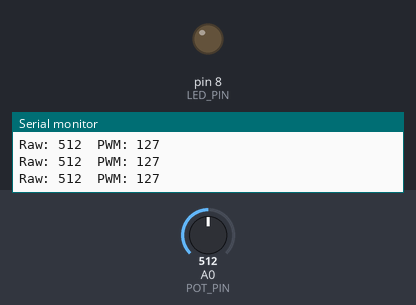
A sketch run on a simulated Arduino Uno, built with avr-gcc and run on an emulated ATmega328P. On the bench: output pins drawn as LEDs (lit = HIGH), the last lines printed to the serial monitor. Inputs (shaded band) come from the test bench; at power-on: A0 (POT_PIN) = 512.

Above: at 1.2 s.
1.3 s: A0 (POT_PIN) set to 526
At 2.3 s:
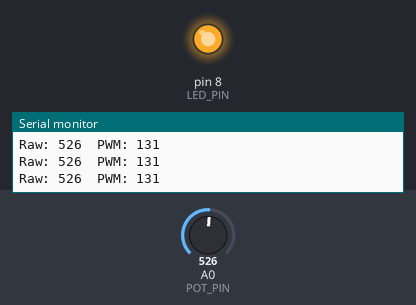
2.8 s: A0 (POT_PIN) set to 511
At 3.5 s:
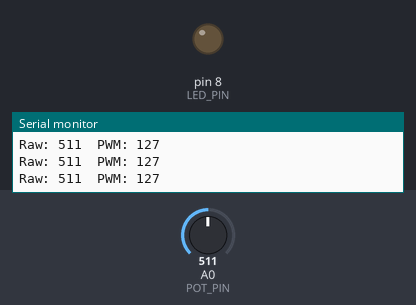
4.3 s: A0 (POT_PIN) set to 716
At 4.6 s:
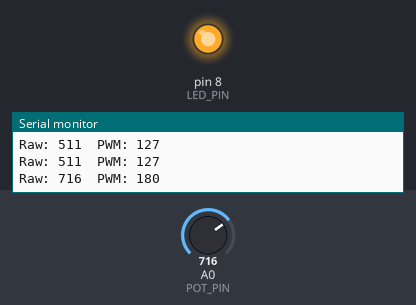
Timing chart, 0 to 7.3 s (numbered marks = the images above; inputs shaded):
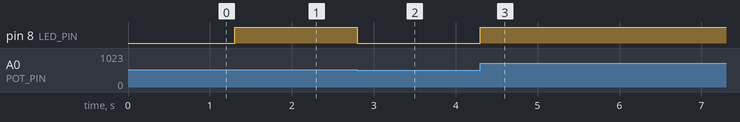

Measured:
- the behaviour switches between 512 and 513 on A0 (POT_PIN) (found by bisection; images 0 and 1)
- after the input at 1.3 s, pin 8 (LED_PIN): LOW → HIGH at once
- after the input at 2.8 s, pin 8 (LED_PIN): HIGH → LOW at once
- after the input at 4.3 s, pin 8 (LED_PIN): LOW → HIGH at once

The sketch:

4-3.ino
```cpp
const int POT_PIN = A0;
const int LED_PIN = 8;

const unsigned long LOG_INTERVAL = 200;
unsigned long lastLog = 0;

const int LOW_DEADZONE = 1023 * 0.02;
const int HIGH_DEADZONE = 1023 - (1023 * 0.02);

void setup() {
  pinMode(LED_PIN, OUTPUT);
  Serial.begin(9600);
}

void loop() {
  int rawValue = analogRead(POT_PIN);
  int pwmValue;

  if (rawValue <= LOW_DEADZONE) {
    pwmValue = 0;
  } else if (rawValue >= HIGH_DEADZONE) {
    pwmValue = 255;
  } else {
    pwmValue = map(rawValue, LOW_DEADZONE, HIGH_DEADZONE, 1, 254);
    pwmValue = constrain(pwmValue, 0, 255);
  }

  analogWrite(LED_PIN, pwmValue);

  if (millis() - lastLog >= LOG_INTERVAL) {
    lastLog = millis();
    Serial.print("Raw: ");
    Serial.print(rawValue);
    Serial.print("\t");
    Serial.print("PWM: ");
    Serial.println(pwmValue);
  }
}
```
